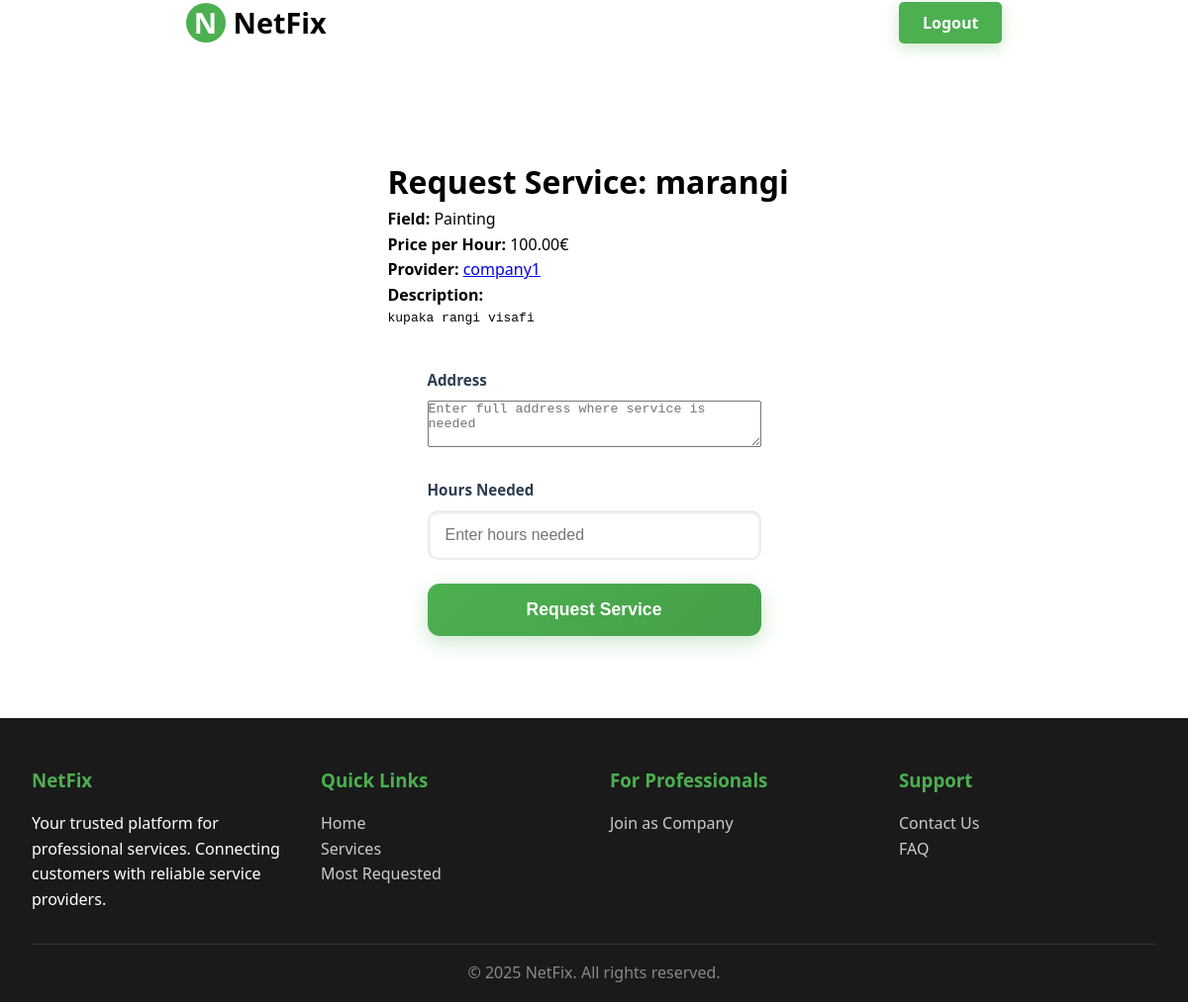
/services/1/request_service/ (signed in), run on the app's committed database.
### services/models.py (models this page shows, shortened)
class Service(models.Model):
    company = models.ForeignKey(Company, on_delete=models.CASCADE, related_name='services')
    name = models.CharField(max_length=40)
    description = models.TextField()
    price_per_hour = models.DecimalField(
        decimal_places=2,
        max_digits=10,
        validators=[MinValueValidator(0)],
        default=0.00
    )
    field = models.CharField(max_length=30, blank=False, null=False, choices=SERVICE_FIELD_CHOICES)
    created_date = models.DateTimeField(auto_now_add=True, null=False)

### users/models.py (models this page shows, shortened)
class Company(models.Model):
    user = models.OneToOneField(
        User, on_delete=models.CASCADE, primary_key=True, related_name='company_profile')
    field = models.CharField(max_length=70, choices=(
        ('Air Conditioner', 'Air Conditioner'),
        ('All in One', 'All in One'),
        ('Carpentry', 'Carpentry'),
        ('Electricity', 'Electricity'),
        ('Gardening', 'Gardening'),
        ('Home Machines', 'Home Machines'),
        ('Housekeeping', 'Housekeeping'),
        ('Interior Design', 'Interior Design'),
        ('Locks', 'Locks'),
        ('Painting', 'Painting'),
        ('Plumbing', 'Plumbing'),
        ('Water Heaters', 'Water Heaters')
    ), blank=False, null=False)
    rating = models.IntegerField(
        validators=[MaxValueValidator(5), MinValueValidator(0)], default=0)

class User(AbstractUser):
    email = models.EmailField(unique=True)
    username = models.CharField(max_length=150, unique=True)
    is_company = models.BooleanField(default=False)
    is_customer = models.BooleanField(default=False)
    USERNAME_FIELD = 'email'
    REQUIRED_FIELDS = ['username']

### services/views.py (the view)
# urls.py: path('<int:pk>/request_service/', views.request_service, name='request_service'),
@login_required
def request_service(request, pk):
    service = get_object_or_404(Service, pk=pk)
    if not request.user.is_customer:
        messages.error(request, "Only customers can request services.")
        return redirect('services:service_detail', pk=pk)
    try:
        customer = request.user.customer_profile
    except Customer.DoesNotExist:
        messages.error(request, "Customer profile not found.")
        return redirect('services:service_detail', pk=pk)
    if request.method == 'POST':
        form = RequestServiceForm(request.POST)
        if form.is_valid():
            try:
                service_request = form.save(commit=False)
                service_request.customer = customer
                service_request.service = service
                service_request.save()
                messages.success(request, f'Service "{service.name}" requested successfully!')
                return redirect('services:service_detail', pk=pk)
            except Exception as e:
                messages.error(request, f'Error requesting service: {str(e)}')
        else:
            messages.error(request, 'Please correct the errors below.')
    else:
        form = RequestServiceForm()
    return render(request, 'services/request_service.html', {
        'form': form,
        'service': service
    })

### services/forms.py
class RequestServiceForm(forms.ModelForm):
    class Meta:
        model = RequestedService
        fields = ['address', 'hours_requested']
    def __init__(self, *args, **kwargs):
        super().__init__(*args, **kwargs)
        self.fields['address'].widget = forms.Textarea(attrs={'rows': 3, 'placeholder': 'Enter full address where service is needed'})
        self.fields['hours_requested'].widget.attrs['placeholder'] = 'Enter hours needed'

### services/templates/services/request_service.html (shortened to what this page needs)
{% extends 'main/base.html' %}
{% block content %}
<div class="content">
    <h1>Request Service: {{ service.name }}</h1>
    <p><strong>Field:</strong> {{ service.field }}</p>
    <p><strong>Price per Hour:</strong> {{ service.price_per_hour }}€</p>
    <p><strong>Provider:</strong> <a href="{% url 'users:company_profile' service.company.user.id %}">{{ service.company.user.username }}</a></p>
    <p><strong>Description:</strong></p>
    <pre>{{ service.description }}</pre>
    <form method="post" class="register-form">
        <div class="form-group">
            <label>Address</label>
            {{ form.address }}
        </div>
        <div class="form-group">
            <label>Hours Needed</label>
            {{ form.hours_requested }}
        </div>
        <button type="submit" class="submit-btn">Request Service</button>
    </form>
</div>
{% endblock %}

### static/css/style.css (style rules this page uses)
* { margin: 0; padding: 0; box-sizing: border-box; }
body { font-family: 'Segoe UI', Tahoma, Geneva, Verdana, sans-serif; line-height: 1.6; overflow-x: hidden; }
html, body { height: 100%; margin: 0; padding: 0; }
body { display: flex; flex-direction: column; min-height: 100vh; }
.content { flex: 1; }
.register-form { padding: 2.5rem; width: 100%; box-sizing: border-box; }
.form-group { margin-bottom: 1.5rem; width: 100%; }
.form-group label { display: block; margin-bottom: 0.5rem; font-weight: 600; color: #2c3e50; font-size: 0.95rem; text-align: left; }
.form-group input, .form-group select { width: 100%; padding: 0.875rem 1rem; border: 2px solid #e9ecef; border-radius: 10px; font-size: 1rem; transition: all 0.3s ease; background: white; box-shadow: inset 0 1px 3px rgba(0,0,0,0.1); box-sizing: border-box; }
.submit-btn { width: 100%; background: linear-gradient(135deg, #4CAF50, #45a049); color: white; padding: 1rem 2rem; border: none; border-radius: 12px; font-size: 1.1rem; font-weight: bold; cursor: pointer; transition: all 0.3s ease; box-shadow: 0 6px 20px rgba(76, 175, 80, 0.3); position: relative; overflow: hidden; }
.submit-btn::before { content: ''; position: absolute; top: 0; left: -100%; width: 100%; height: 100%; background: linear-gradient(90deg, transparent, rgba(255,255,255,0.2), transparent); transition: left 0.5s; }
.content { max-width: 1200px; margin: 0 auto; padding: 2rem; margin-top: 80px; min-height: calc(100vh - 200px); }

### data on the page
Service: name "marangi", field "Painting", price_per_hour "100.00", company.user.username "company1", description "kupaka rangi visafi"
